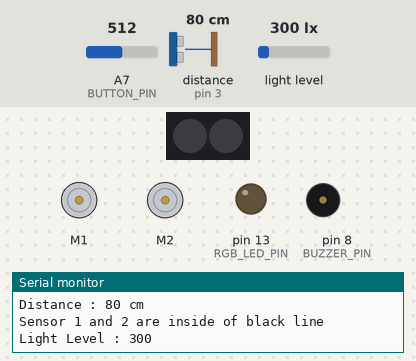
This sketch was run on a simulated Arduino Uno, built with avr-gcc and run on an emulated ATmega328P. On the bench: 2 RGB LEDs in strip order, left to right, 2 × DC motor (green arrow = forward, orange = backward, longer = faster), output pins drawn as LEDs (lit = HIGH), buzzer (waves = sounding), the last lines printed to the serial monitor. The inputs (shaded band) are chosen by the test bench; at power-on: A7 (BUTTON_PIN) = 512, distance to the obstacle (sensor on pin 3) 80 cm, light level 300 lx.

Above: at 1.2 s.
1.3 s: A7 (BUTTON_PIN) set to 12
3.2 s: A7 (BUTTON_PIN) set to 9
At 3.9 s:
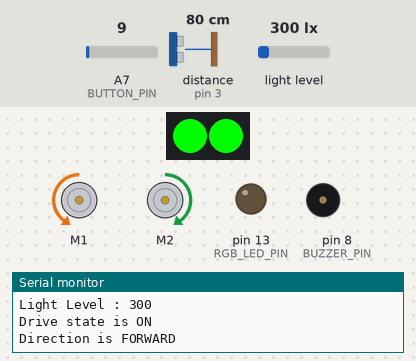
7.4 s: distance to the obstacle (sensor on pin 3) set to 22 cm
10.6 s: distance to the obstacle (sensor on pin 3) set to 18 cm
At 14.7 s:
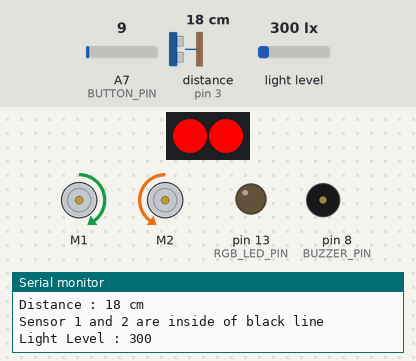
14.8 s: distance to the obstacle (sensor on pin 3) set to 35 cm
At 16.7 s:
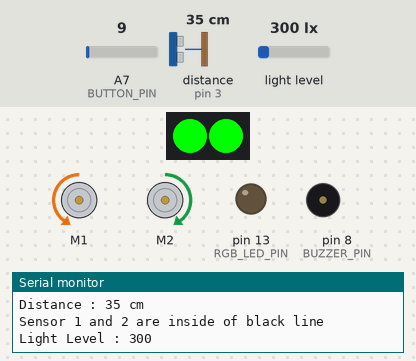
17.0 s: distance to the obstacle (sensor on pin 3) set to 2 cm
At 17.4 s:
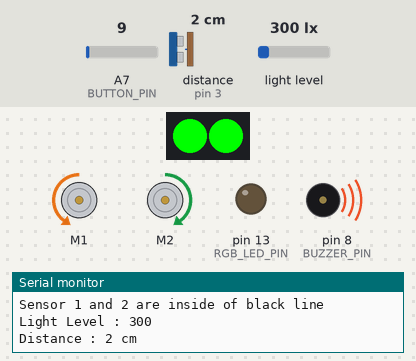
Timing chart, 0 to 21.5 s (numbered marks = the images above; inputs shaded):
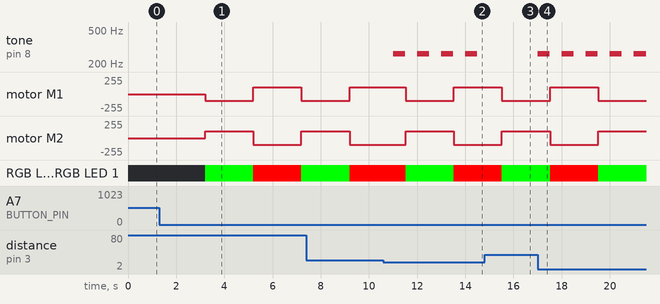

Measured:
- the behaviour switches between 11 and 10 on A7 (BUTTON_PIN) (found by bisection; images 0 and 1)
- the behaviour switches between 20 and 19 cm on distance to the obstacle (sensor on pin 3) (found by bisection; images 1 and 2)
- after the input at 3.2 s, motor M1: stopped → backward 100/255 at once, → forward 100/255 2.0 s later, → backward 100/255 2.0 s later; motor M2: stopped → forward 100/255 at once, → backward 100/255 2.0 s later, → forward 100/255 2.0 s later; RGB LED 0, RGB LED 1: off → RGB(0, 255, 0) at once, → RGB(255, 0, 0) 2.0 s later, → RGB(0, 255, 0) 2.0 s later
- after the input at 10.6 s, tone on pin 8 (BUZZER_PIN): alternates 262 Hz for 0.50 s and silent for 0.50 s, starting after 0.40 s
- after the input at 14.8 s, tone on pin 8 (BUZZER_PIN): stops changing and stays silent
- after the input at 17.0 s, tone on pin 8 (BUZZER_PIN): alternates 262 Hz for 0.50 s and silent for 0.50 s, starting at once

The sketch:

my-mBot.ino
```cpp
#include <Wire.h>

#define ME_PORT_DEFINED

#ifdef ME_PORT_DEFINED

#include "MeMCore.h"

const byte BUZZER_PIN = 8;
const byte RGB_LED_PIN = 13;
const byte LIGHTSENSOR_PIN = A6;
const byte BUTTON_PIN = A7;

#else

#include "MeBuzzer.h"
#include "MeLightSensor.h"
#include "MeLineFollower.h"
#include "MeUltrasonicSensor.h"
#include "MeDCMotor.h"
#include "MeRGBLed.h"


// Example project for Makeblock mBot
// http://www.makeblock.com/product/mbot-robot-kit

// Thanks to James Brown for information on pins
// http://blog.hmpg.net/2016/04/makeblock-mcore-information.html
//
// Arduino mCore pin assignments
// D0/RXD	RXD on external radio connector
// D1/TXD	TXD on external radio connector
// D2	IR receiver input
// D3~	IR LED output (HIGH = ON)
// D4	M2 direction (HIGH = CCW)
// D5~	M2 PWM (speed)
// D6~	M1 PWM (speed)
// D7	M1 direction (HIGH = CW)
// D8	Buzzer output
// D9~	Pin 5 on RJ25 #2
// D10~ (SPI) SS	Pin 6 on RJ25 #2
// D11~ (SPI) MOSI	Pin 5 on RJ25 #1
// D12 (SPI) MISO	Pin 6 on RJ25 #1
// D13 (SPI) SCLK	Blue LED / Serial out to WS2812 LEDs
// A0	Pin 5 on RJ25 #4
// A1	Pin 6 on RJ25 #4
// A2	Pin 5 on RJ25 #3
// A3	Pin 6 on RJ25 #3
// A4 (I2C) SDA	Pin 2 on all 4 RJ25 connectors
// A5 (I2C) SCL	Pin 1 on all 4 RJ25 connectors
// A6	Light sensor input
// A7	Button input, low when pressed

// pin assignments
const byte MOTOR_R_DIR_PIN = 4;
const byte MOTOR_R_PWM_PIN = 5;
const byte MOTOR_L_PWM_PIN = 6;
const byte MOTOR_L_DIR_PIN = 7;
const byte BUZZER_PIN = 8;
const byte PORT_2_S1_PIN = 9;
const byte PORT_2_S2_PIN = 10;
const byte PORT_1_S1_PIN = 11;
const byte PORT_1_S2_PIN = 12;
const byte RGB_LED_PIN = 13;
const byte PORT_4_S1_PIN = A0;
const byte PORT_4_S2_PIN = A1;
const byte PORT_3_S1_PIN = A2;
const byte PORT_3_S2_PIN = A3;
const byte LIGHTSENSOR_PIN = A6;
const byte BUTTON_PIN = A7;

#endif

const unsigned long BAUD = 9600;

// button parameters and methods
boolean state = false;
boolean pressed = false;
const unsigned int BUTTON_LOW_VOLTAGE = 10;
boolean buttonStateChange() {
  pressed = !(analogRead(BUTTON_PIN)>BUTTON_LOW_VOLTAGE);
  if(state == pressed) {
    return false;
  }
  state = pressed;
  return true;
}

// buzzer parameters and methods
#ifdef ME_PORT_DEFINED
MeBuzzer buzzer(BUZZER_PIN);
#else
MeBuzzer buzzer(BUZZER_PIN);
#endif
void buzzerTone(int frequency, long duration) {
  buzzer.tone(frequency,duration);
}
void buzzerOn() {
  int frequency = 262;
  long duration = 500;
  buzzer.tone(frequency,duration);
}
void buzzerOff() {
  buzzer.noTone();
}

// onboard led parameters and methods
#ifdef ME_PORT_DEFINED
//MeRGBLed rgbLed(0,2);
MeRGBLed rgbLed(0,2);
const byte rgbLed_1_IDX = 0;
const byte rgbLed_2_IDX = 1;
#else
MeRGBLed rgbLed(0);
const byte rgbLed_1_IDX = 1;
const byte rgbLed_2_IDX = 2;
#endif
void rgbLedOff() {
  rgbLed.setColor(0,0,0);
  rgbLed.show();
}

// light sensor parameters and methods
#ifdef ME_PORT_DEFINED
MeLightSensor lightsensor(LIGHTSENSOR_PIN);
#else
MeLightSensor lightsensor(8, LIGHTSENSOR_PIN);
#endif
const unsigned long LIGHTSENSOR_MEASUREMENT_INTERVAL = 1UL * 1000UL;
unsigned long previousLightSensorMeasurementMillis = 0UL;

// line-follower parameters and methods
#ifdef ME_PORT_DEFINED
MeLineFollower lineFinder(PORT_2);
#else
const byte LINEFOLLOWER_PIN = PORT_2_D1_PIN;
#endif
const unsigned long LINEFINDER_MEASUREMENT_INTERVAL = 1UL * 1000UL;
unsigned long previousLineFinderMeasurementMillis = 0UL;
int lineFinderSensorState;
void readLine() {
  switch(lineFinderSensorState) {
    case S1_IN_S2_IN:
      Serial.println("Sensor 1 and 2 are inside of black line"); break;
    case S1_IN_S2_OUT:
      Serial.println("Sensor 2 is outside of black line"); break;
    case S1_OUT_S2_IN:
      Serial.println("Sensor 1 is outside of black line"); break;
    case S1_OUT_S2_OUT:
      Serial.println("Sensor 1 and 2 are outside of black line"); break;
    default:
      break;
  }
}

// ultrasonic sensor parameters and methods
#ifdef ME_PORT_DEFINED
MeUltrasonicSensor ultrasonic(PORT_3);
#else
const byte ULTRASONIC_SENSOR_S1_PIN = PORT_3_S1_PIN;
const byte ULTRASONIC_SENSOR_S2_PIN = PORT_3_S2_PIN;
MeUltrasonicSensor ultrasonic(ULTRASONIC_SENSOR_S1_PIN);
#endif
const unsigned long DISTANCE_MEASUREMENT_INTERVAL = 1UL * 1000UL;
unsigned long previousDistanceMeasurementMillis = 0UL;

// motor parameters and methods
#ifdef ME_PORT_DEFINED
MeDCMotor motorL(M1);
MeDCMotor motorR(M2);
#else
MeDCMotor motorL(MOTOR_L_DIR_PIN, MOTOR_L_PWM_PIN);
MeDCMotor motorR(MOTOR_R_DIR_PIN, MOTOR_R_PWM_PIN);
#endif
const unsigned long MOTOR_REVERSE_INTERVAL = 2UL * 1000UL;
unsigned long previousMotorReverseMillis = 0UL;
const byte DEFAULT_MOTOR_SPEED = 100;
boolean drive = false;
int direction = 0;
typedef enum {
  DIR_FORWARD = 1,
  DIR_BACKWARD = 2,
  DIR_LEFT = 3,
  DIR_RIGHT = 4,
} DIRECTIONS;
void move(int dir, int spd) {
  int leftSpeed = 0;
  int rightSpeed = 0;
  if (dir==DIR_FORWARD) {
    leftSpeed = -spd;
    rightSpeed = spd;
    rgbLed.setColor(rgbLed_1_IDX, 0, 255, 0);
    rgbLed.setColor(rgbLed_2_IDX, 0, 255, 0);
    rgbLed.show();
  } else if (dir==DIR_BACKWARD) {
    leftSpeed = spd;
    rightSpeed = -spd;
    rgbLed.setColor(rgbLed_1_IDX, 255, 0, 0);
    rgbLed.setColor(rgbLed_2_IDX, 255, 0, 0);
    rgbLed.show();
  }  else if (dir==DIR_LEFT) {
    leftSpeed = -spd;
    rightSpeed = -spd;
    rgbLed.setColor(rgbLed_1_IDX, 0, 255, 0);
    rgbLed.setColor(rgbLed_2_IDX, 255, 0, 0);
    rgbLed.show();
  } else if (dir==DIR_RIGHT) {
    leftSpeed = spd;
    rightSpeed = spd;
    rgbLed.setColor(rgbLed_1_IDX, 255, 0, 0);
    rgbLed.setColor(rgbLed_2_IDX, 0, 255, 0);
    rgbLed.show();
  }
  motorL.run(leftSpeed);
  motorR.run(rightSpeed);
}
void stopMotors() {
  motorL.stop();
  motorR.stop();
  rgbLedOff();
  // if (!rgbLed.setColor(255, 255, 0)) {
  //   Serial.println("ERROR: setColor");
  // }
  // rgbLed.show();
}

void setup()
{
  Serial.begin(BAUD);
#ifndef ME_PORT_DEFINED
  ultrasonic.setpin(ULTRASONIC_SENSOR_S1_PIN, ULTRASONIC_SENSOR_S2_PIN);
  pinMode(LIGHTSENSOR_PIN, INPUT);
#endif
  pinMode(BUTTON_PIN, INPUT);
  digitalWrite(BUTTON_PIN, LOW);
  pinMode(LIGHTSENSOR_PIN, INPUT);
  lightsensor.setpin(8, LIGHTSENSOR_PIN);
  buzzer.setpin(BUZZER_PIN);
  pinMode(RGB_LED_PIN,OUTPUT);
  rgbLed.setpin(RGB_LED_PIN);
  rgbLedOff();
  // if (!rgbLed.setColor(rgbLed_1_IDX, 255, 255, 0)) {
  //   Serial.println("ERROR: setColorAt rgbLed_1_IDX");
  // }
  // if (!rgbLed.setColor(rgbLed_2_IDX, 0, 0, 0)) {
  //     Serial.println("ERROR: setColor rgbLed_2_IDX");
  // }
  // rgbLed.show();
  Serial.println("my-mBot");
}

void loop()
{
  unsigned long currentMillis = millis();
  if (buttonStateChange() && pressed) {
    drive = !drive;
    Serial.print("Drive state is ");
    if (drive) Serial.println("ON");
    else Serial.println("OFF");
  }
  if (drive) {
    if (currentMillis - previousMotorReverseMillis >= MOTOR_REVERSE_INTERVAL) {
      previousMotorReverseMillis = currentMillis;
      if (direction==DIR_FORWARD) {
        direction=DIR_BACKWARD;
        Serial.println("Direction is BACKWARD");
      } else {
        direction=DIR_FORWARD;
        Serial.println("Direction is FORWARD");
      }
      move(direction, DEFAULT_MOTOR_SPEED);
    }
  } else {
    stopMotors();
  }
  if (currentMillis - previousDistanceMeasurementMillis >= DISTANCE_MEASUREMENT_INTERVAL) {
    previousDistanceMeasurementMillis = currentMillis;
    unsigned long distance = ultrasonic.distanceCm();
    Serial.print("Distance : ");
    Serial.print(distance);
    Serial.println(" cm");
    if (distance < 20) {
      buzzerOn();
    }
  }
  if (currentMillis - previousLineFinderMeasurementMillis >= LINEFINDER_MEASUREMENT_INTERVAL) {
    previousLineFinderMeasurementMillis = currentMillis;
    lineFinderSensorState = lineFinder.readSensors();
    readLine();
  }
  if (currentMillis - previousLightSensorMeasurementMillis >= LIGHTSENSOR_MEASUREMENT_INTERVAL) {
    previousLightSensorMeasurementMillis = currentMillis;
  //   // switch off leds before taking a measurement
  //   cRGB rgb_1 = rgbLed.getColorAt(rgbLed_1_IDX);
  //   cRGB rgb_2 = rgbLed.getColorAt(rgbLed_2_IDX);
  //   rgbLedOff();
  //   delay(100);
    int lightlevel = lightsensor.read();
    Serial.print("Light Level : ");
    Serial.println(lightlevel);
  //   // switch leds to previous state
  //   rgbLed.setColorAt(rgbLed_1_IDX, rgb_1.r, rgb_1.g, rgb_1.b);
  //   rgbLed.setColorAt(rgbLed_2_IDX, rgb_2.r, rgb_2.g, rgb_2.b);
  //   rgbLed.show();
  //   // if (lightlevel < 100) {
  //   //   lightsensor.lightOn();
  //   // } else {
  //   //   lightsensor.lightOff();
  //   // }
  }
}
```
